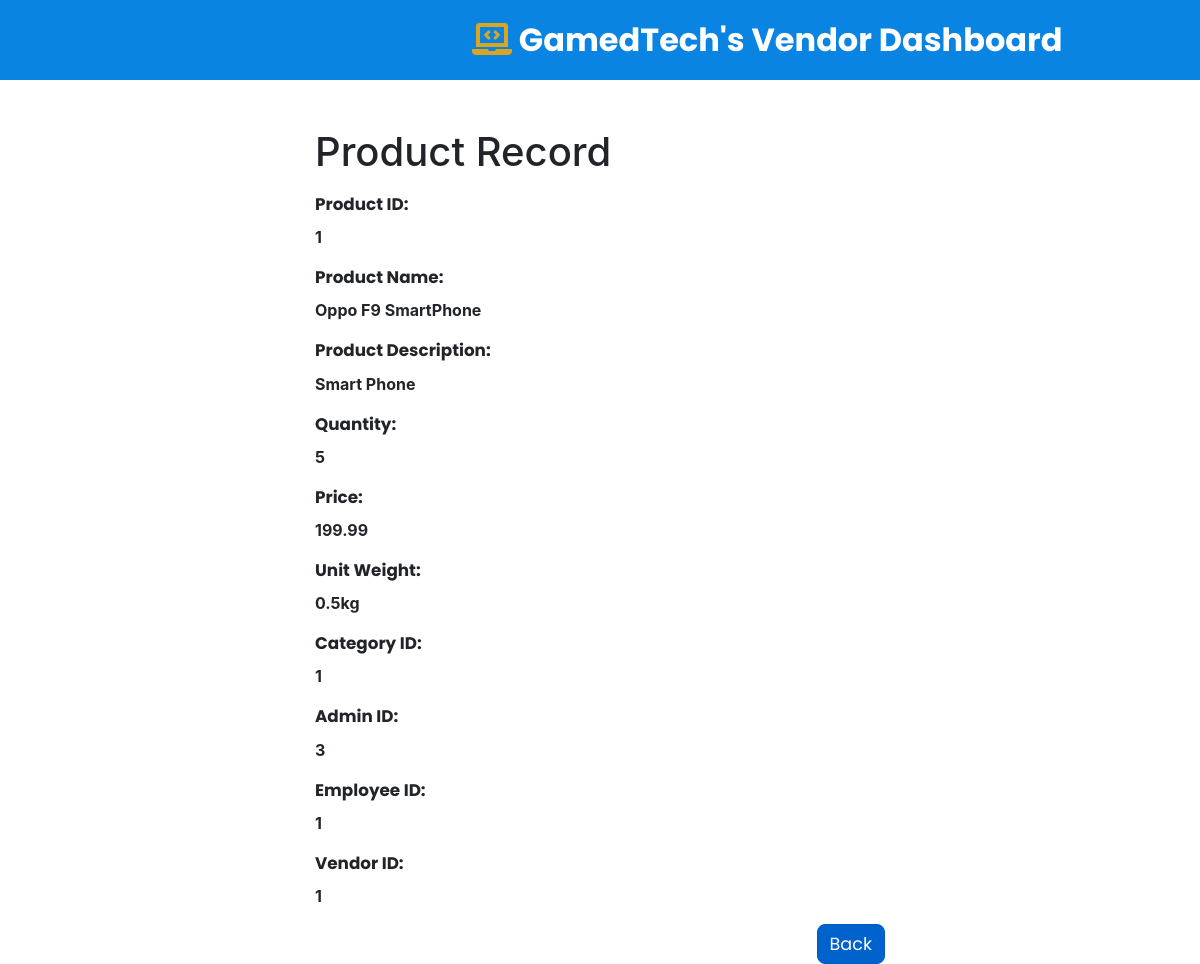
/GamedTechProject/vendorRead.php?id=1, run on the app's committed database.
### tables this page shows
CREATE TABLE `product` (
  `ProID` int NOT NULL,
  `ProName` varchar(20) NOT NULL,
  `ProDescription` varchar(20) NOT NULL,
  `Quantity` varchar(20) NOT NULL,
  `Price` varchar(20) NOT NULL,
  `UnitWeight` varchar(20) NOT NULL,
  `CatID` int NOT NULL,
  `AdminID` int NOT NULL,
  `EmpID` int NOT NULL,
  `VendorID` int NOT NULL
);

### GamedTechProject/vendorRead.php (the view, shortened to what this page needs)
<?php
if(isset($_GET["id"]) && !empty(trim($_GET["id"]))){
    require_once "Conn.php";
    $sql = "SELECT * FROM product WHERE ProID = ?";
    if($stmt = mysqli_prepare($conn , $sql)){
        mysqli_stmt_bind_param($stmt, "i", $param_id);
        if(mysqli_stmt_execute($stmt)){
            $result = mysqli_stmt_get_result($stmt);
            if(mysqli_num_rows($result) == 1){
                $row = mysqli_fetch_array($result, MYSQLI_ASSOC);
            } else{
                header("location: adminError.php");
                exit();
            }
        } else{
            echo "Oops! Something went wrong. Please try again later.";
        }
    }
} else{
    header("location: adminError.php");
    exit();
}
?>
<!DOCTYPE html>
<html lang="en">
<head>
    <link rel="stylesheet" href="https://stackpath.bootstrapcdn.com/bootstrap/4.5.2/css/bootstrap.min.css">
    <link rel="stylesheet" href="https://cdnjs.cloudflare.com/ajax/libs/font-awesome/5.15.4/css/all.min.css">
    <link rel="stylesheet" href="css/styles3.css">
</head>
<body>
    <header class="header">
        <a href="vendorDashboard.php" class="logo"> <i class="fas fa-laptop-code"></i> GamedTech's Vendor Dashboard </a>
    </header>
    <div class="wrapper">
        <div class="container-fluid">
            <div class="row">
                <div class="col-md-12">
                    <h1 class="mt-5 mb-3">Product Record</h1>
                    <div class="form-group">
                        <label>Product ID:</label>
                        <p><b><?php echo $row["ProID"]; ?></b></p>
                    </div>
                    <div class="form-group">
                        <label>Product Name:</label>
                        <p><b><?php echo $row["ProName"]; ?></b></p>
                    </div>
                    <div class="form-group">
                        <label>Product Description:</label>
                        <p><b><?php echo $row["ProDescription"]; ?></b></p>
                    </div>
                    <div class="form-group">
                        <label>Quantity:</label>
                        <p><b><?php echo $row["Quantity"]; ?></b></p>
                    </div>
                    <div class="form-group">
                        <label>Price:</label>
                        <p><b><?php echo $row["Price"]; ?></b></p>
                    </div>
                    <div class="form-group">
                        <label>Unit Weight:</label>
                        <p><b><?php echo $row["UnitWeight"]; ?></b></p>
                    </div>
                    <div class="form-group">
                        <label>Category ID:</label>
                        <p><b><?php echo $row["CatID"]; ?></b></p>
                    </div>
                    <div class="form-group">
                        <label>Admin ID:</label>
                        <p><b><?php echo $row["AdminID"]; ?></b></p>
                    </div>
                    <div class="form-group">
                        <label>Employee ID:</label>
                        <p><b><?php echo $row["EmpID"]; ?></b></p>
                    </div>
                    <div class="form-group">
                        <label>Vendor ID:</label>
                        <p><b><?php echo $row["VendorID"]; ?></b></p>
                    </div>
                    <p><a href="vendorDashboard.php" class="btn btn-primary active">Back</a></p>
                </div>
            </div>
        </div>
    </div>
</body>
</html>

### GamedTechProject/css/styles3.css (style rules this page uses)
.header { position: -webkit-sticky; position: sticky; top: 0; right: 0; left: 0; z-index: 1000; background-color: #0984e3; display: -webkit-box; display: -ms-flexbox; display: flex; -webkit-box-align: center; -ms-flex-align: center; align-items: center; -webkit-box-pack: justify; -ms-flex-pack: justify; justify-content: space-between; padding: 1rem 6%; }
.header .logo { font-family: 'Poppins', sans-serif; font-size: 2.5rem; color: #ffffff; font-weight: bolder; }
.header a { margin-left: 33rem; }
.header .logo i { color: goldenrod; }
.container-fluid .btn { font-family: 'Poppins', sans-serif; font-size: 1.1rem; float: right; border-radius: 0.5rem; }
.form-group label { font-family: 'Poppins', sans-serif; font-size: 1.05rem; font-weight: bold; }
@media (max-width: 1418px) { .header .logo { font-size: 2rem; margin-left: 25rem; } }

### GamedTechProject/vendorRead.php (style rules this page uses)
.wrapper { width: 600px; margin: 0 auto; }

### data on the page
product: ProID "1", ProName "Oppo F9 SmartPhone", ProDescription "Smart Phone", Quantity "5", Price "199.99", UnitWeight "0.5kg", CatID "1", AdminID "3", EmpID "1", VendorID "1"
